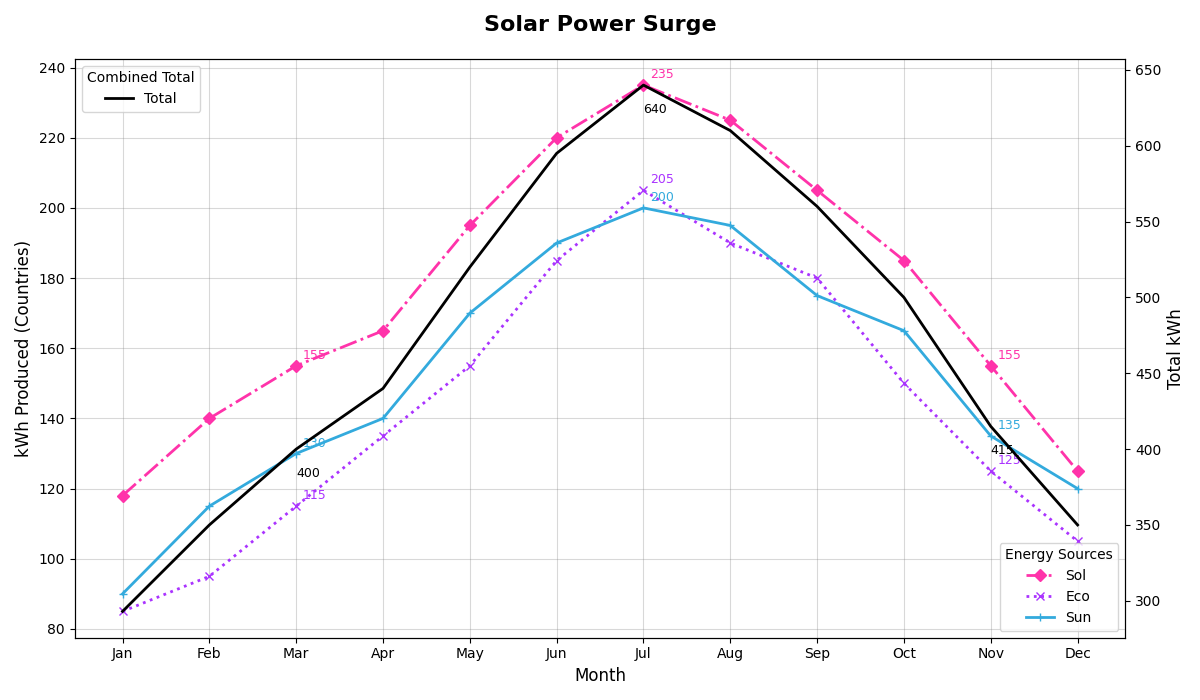

Python code for this plot:
import matplotlib.pyplot as plt
import numpy as np

months = np.array(['Jan', 'Feb', 'Mar', 'Apr', 'May', 'Jun', 'Jul', 'Aug', 'Sep', 'Oct', 'Nov', 'Dec'])
solarland = np.array([118, 140, 155, 165, 195, 220, 235, 225, 205, 185, 155, 125])
ecotopia = np.array([85, 95, 115, 135, 155, 185, 205, 190, 180, 150, 125, 105])
sunstate = np.array([90, 115, 130, 140, 170, 190, 200, 195, 175, 165, 135, 120])

fig, ax = plt.subplots(figsize=(12, 7))

ax.plot(months, solarland, label='Sol', marker='D', linestyle='-.', color='#FF33AA', linewidth=2)
ax.plot(months, ecotopia, label='Eco', marker='x', linestyle=':', color='#AA33FF', linewidth=2)
ax.plot(months, sunstate, label='Sun', marker='+', linestyle='-', color='#33AADD', linewidth=2)

total_kWh = solarland + ecotopia + sunstate
ax2 = ax.twinx()
ax2.plot(months, total_kWh, label='Total', color='black', linestyle='-', linewidth=2)

significant_months = [2, 6, 10]
for i in significant_months:
    ax.annotate(f'{solarland[i]}', xy=(months[i], solarland[i]), xytext=(5, 5), textcoords='offset points', fontsize=9, color='#FF33AA')
    ax.annotate(f'{ecotopia[i]}', xy=(months[i], ecotopia[i]), xytext=(5, 5), textcoords='offset points', fontsize=9, color='#AA33FF')
    ax.annotate(f'{sunstate[i]}', xy=(months[i], sunstate[i]), xytext=(5, 5), textcoords='offset points', fontsize=9, color='#33AADD')
    ax2.annotate(f'{total_kWh[i]}', xy=(months[i], total_kWh[i]), xytext=(0, -20), textcoords='offset points', fontsize=9, color='black')

ax.set_title('Solar Power Surge', fontsize=16, pad=20, weight='bold')
ax.set_xlabel('Month', fontsize=12)
ax.set_ylabel('kWh Produced (Countries)', fontsize=12)
ax2.set_ylabel('Total kWh', fontsize=12, color='black')

ax.legend(loc='lower right', title='Energy Sources')
ax2.legend(loc='upper left', title='Combined Total')

ax.grid(visible=True, linestyle='-', color='gray', alpha=0.3)
plt.tight_layout()

plt.show()
